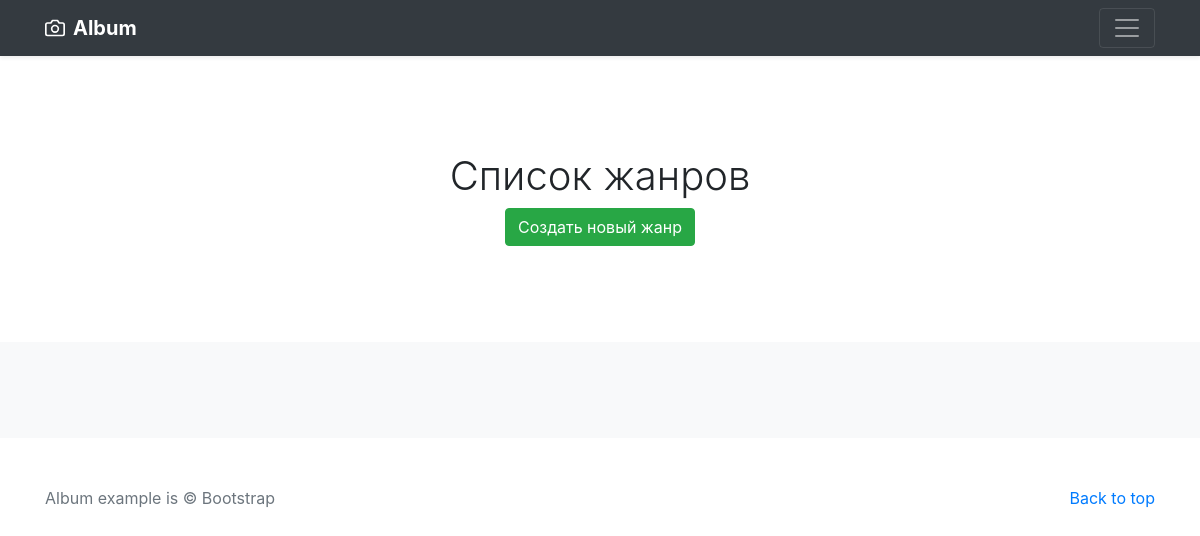
Page /list-genre/ on the earlier database version.
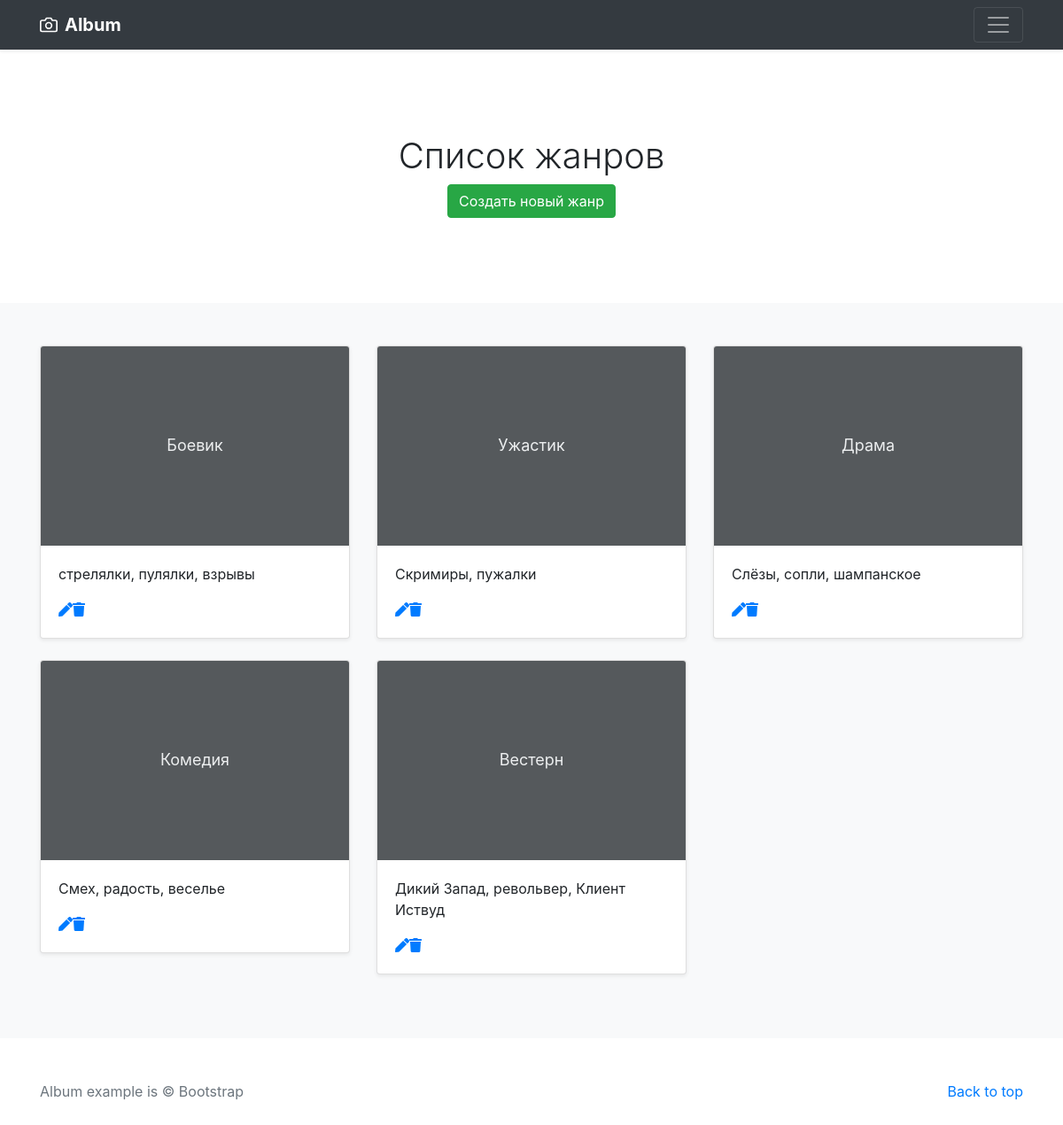
Same page on the later database version.
### testapp/models.py (models this page shows, shortened)
class Genre(models.Model):
    name = models.CharField(
        verbose_name="Название Жанра",
        max_length=30
    )
    description = models.TextField(
        verbose_name="Описание Жанра",
        null=True,
        blank=True
    )

### testapp/views.py (the view)
# urls.py: path('list-genre/', ListGenre.as_view()),
class ListGenre(ListView):
    model = Genre
    template_name = 'testapp/list_genre.html'

### testapp/templates/testapp/list_genre.html (shortened to what this page needs)
{%load static %}
<!doctype html>
<html lang="en">
  <head>
    <link rel="stylesheet" href="https://cdnjs.cloudflare.com/ajax/libs/font-awesome/5.12.0-2/css/all.min.css" />
    <link rel="stylesheet" href="https://stackpath.bootstrapcdn.com/bootstrap/4.5.0/css/bootstrap.min.css">
    <link href="{% static 'css/album.css' %}" rel="stylesheet">
  </head>
  <body>
    <header>
  <div class="navbar navbar-dark bg-dark shadow-sm">
    <div class="container d-flex justify-content-between">
      <a href="#" class="navbar-brand d-flex align-items-center">
        <strong>Album</strong>
      </a>
      <button class="navbar-toggler" type="button" data-toggle="collapse" data-target="#navbarHeader" aria-controls="navbarHeader" aria-expanded="false" aria-label="Toggle navigation">
        <span class="navbar-toggler-icon"></span>
      </button>
    </div>
  </div>
</header>
<main role="main">
  <section class="jumbotron text-center">
    <div class="container">
      <h1>Список жанров</h1>
      <p>
        <a href="/create-genre" class="btn btn-success">Создать новый жанр</a>
      </p>
    </div>
  </section>
  <div class="album py-5 bg-light">
    <div class="container">
      <div class="row">
        {% for obj in object_list %}
        <div class="col-md-4">
          <div class="card mb-4 shadow-sm">
            <svg class="bd-placeholder-img card-img-top" width="100%" height="225" xmlns="http://www.w3.org/2000/svg" preserveAspectRatio="xMidYMid slice" focusable="false" role="img" aria-label="Placeholder: Thumbnail">
                <title>Placeholder</title>
                <rect width="100%" height="100%" fill="#55595c"/>
                <text x="50%" y="50%" fill="#eceeef" dy=".3em">{{ obj.name }}</text>
            </svg>
            <div class="card-body">
              <p class="card-text">{{ obj.description }}</p>
              <div class="d-flex justify-content-between align-items-center">
                <div class="btn-group">
                  <a href="/update-genre/{{obj.pk}}"><i class="fas fa-pen"></i><br>
                  <a href="/delete-genre/{{obj.pk}}"><i class="fas fa-trash"></i></a>
                </div>
              </div>
            </div>
          </div>
        </div>
        {% endfor %}
      </div>
    </div>
  </div>
</main>
  <footer class="text-muted">
    <div class="container">
      <p class="float-right">
        <a href="#">Back to top</a>
      </p>
      <p>Album example is &copy; Bootstrap</p>
    </div>
  </footer>
  </body>
</html>

### static/css/album.css (style rules this page uses)
.jumbotron { padding-top: 3rem; padding-bottom: 3rem; margin-bottom: 0; background-color: #fff; }
@media (min-width: 768px) { .jumbotron { padding-top: 6rem; padding-bottom: 6rem; } }
.jumbotron p:last-child { margin-bottom: 0; }
.jumbotron h1 { font-weight: 300; }
.jumbotron .container { max-width: 40rem; }
footer { padding-top: 3rem; padding-bottom: 3rem; }
footer p { margin-bottom: .25rem; }

### testapp/templates/testapp/list_genre.html (style rules this page uses)
.bd-placeholder-img { font-size: 1.125rem; text-anchor: middle; -webkit-user-select: none; -moz-user-select: none; -ms-user-select: none; user-select: none; }

Differences in the rows shown:
added Genre: name "Боевик", description "стрелялки, пулялки, взрывы"
added Genre: name "Ужастик", description "Скримиры, пужалки"
added Genre: name "Драма", description "Слёзы, сопли, шампанское"
added Genre: name "Комедия", description "Смех, радость, веселье"
added Genre: name "Вестерн", description "Дикий Запад, револьвер, Клиент Иствуд"
